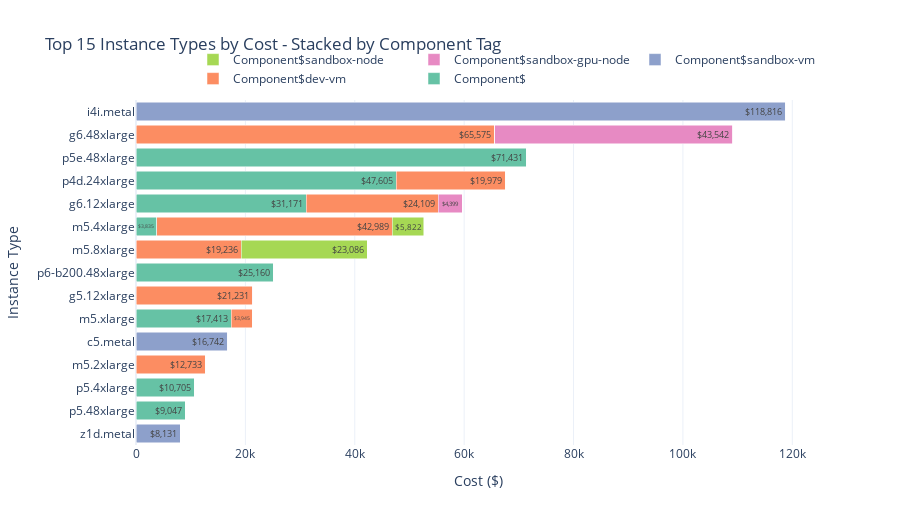

Here is the notebook cell this chart was saved with:
### Markdown cell above
## 2.1 Instance Types by Cost & Component

### Code cell
# Instance type costs stacked by Component tag
fig = create_instance_type_stacked_by_component(
    data, 
    top_n=15, 
    title='Top 15 Instance Types by Cost - Stacked by Component Tag'
)
fig.show()

### Figure 1 — Plotly figure (JSON) as saved in the notebook; plotly's stock layout.template omitted (floating-point values rounded to 4 significant figures)
{"data": [{"hovertemplate": "Component$<br>%{y}: $%{x:,.2f}<extra></extra>", "marker": {"color": "rgb(102,194,165)"}, "name": "Component$", "orientation": "h", "text": ["", "$9,047", "$10,705", "", "", "$17,413", "", "$25,160", "", "$3,835", "$31,171", "$47,605", "$71,431", "", ""], "textposition": "inside", "type": "bar", "x": [0, 9047, 10710.0, 0, 0, 17410.0, 0, 25160, 0, 3835.0, 31170.0, 47610.0, 71431, 7.438, 0], "y": ["z1d.metal", "p5.48xlarge", "p5.4xlarge", "m5.2xlarge", "c5.metal", "m5.xlarge", "g5.12xlarge", "p6-b200.48xlarge", "m5.8xlarge", "m5.4xlarge", "g6.12xlarge", "p4d.24xlarge", "p5e.48xlarge", "g6.48xlarge", "i4i.metal"]}, {"hovertemplate": "Component$dev-vm<br>%{y}: $%{x:,.2f}<extra></extra>", "marker": {"color": "rgb(252,141,98)"}, "name": "Component$dev-vm", "orientation": "h", "text": ["", "", "", "$12,733", "", "$3,945", "$21,231", "", "$19,236", "$42,989", "$24,109", "$19,979", "", "$65,575", ""], "textposition": "inside", "type": "bar", "x": [0, 0, 0, 12730.0, 0, 3945.0, 21230.0, 0, 19240.0, 42990.0, 24110.0, 19980.0, 0, 65570.0, 0], "y": ["z1d.metal", "p5.48xlarge", "p5.4xlarge", "m5.2xlarge", "c5.metal", "m5.xlarge", "g5.12xlarge", "p6-b200.48xlarge", "m5.8xlarge", "m5.4xlarge", "g6.12xlarge", "p4d.24xlarge", "p5e.48xlarge", "g6.48xlarge", "i4i.metal"]}, {"hovertemplate": "Component$sandbox-vm<br>%{y}: $%{x:,.2f}<extra></extra>", "marker": {"color": "rgb(141,160,203)"}, "name": "Component$sandbox-vm", "orientation": "h", "text": ["$8,131", "", "", "", "$16,742", "", "", "", "", "", "", "", "", "", "$118,816"], "textposition": "inside", "type": "bar", "x": [8131.0, 0, 0, 0, 16740.0, 0, 0, 0, 0, 0, 0, 0, 0, 0, 118800.0], "y": ["z1d.metal", "p5.48xlarge", "p5.4xlarge", "m5.2xlarge", "c5.metal", "m5.xlarge", "g5.12xlarge", "p6-b200.48xlarge", "m5.8xlarge", "m5.4xlarge", "g6.12xlarge", "p4d.24xlarge", "p5e.48xlarge", "g6.48xlarge", "i4i.metal"]}, {"hovertemplate": "Component$sandbox-gpu-node<br>%{y}: $%{x:,.2f}<extra></extra>", "marker": {"color": "rgb(231,138,195)"}, "name": "Component$sandbox-gpu-node", "orientation": "h", "text": ["", "", "", "", "", "", "", "", "", "", "$4,399", "", "", "$43,542", ""], "textposition": "inside", "type": "bar", "x": [0, 0, 0, 0, 0, 0, 135.0, 0, 0, 0, 4399.0, 0, 0, 43540.0, 0], "y": ["z1d.metal", "p5.48xlarge", "p5.4xlarge", "m5.2xlarge", "c5.metal", "m5.xlarge", "g5.12xlarge", "p6-b200.48xlarge", "m5.8xlarge", "m5.4xlarge", "g6.12xlarge", "p4d.24xlarge", "p5e.48xlarge", "g6.48xlarge", "i4i.metal"]}, {"hovertemplate": "Component$sandbox-node<br>%{y}: $%{x:,.2f}<extra></extra>", "marker": {"color": "rgb(166,216,84)"}, "name": "Component$sandbox-node", "orientation": "h", "text": ["", "", "", "", "", "", "", "", "$23,086", "$5,822", "", "", "", "", ""], "textposition": "inside", "type": "bar", "x": [0, 0, 0, 0, 0, 0, 0, 0, 23090.0, 5822.0, 0, 0, 0, 0, 0], "y": ["z1d.metal", "p5.48xlarge", "p5.4xlarge", "m5.2xlarge", "c5.metal", "m5.xlarge", "g5.12xlarge", "p6-b200.48xlarge", "m5.8xlarge", "m5.4xlarge", "g6.12xlarge", "p4d.24xlarge", "p5e.48xlarge", "g6.48xlarge", "i4i.metal"]}], "layout": {"barmode": "stack", "height": 525, "legend": {"orientation": "h", "x": 1, "xanchor": "right", "y": 1.02, "yanchor": "bottom"}, "margin": {"l": 120}, "title": {"text": "Top 15 Instance Types by Cost - Stacked by Component Tag"}, "xaxis": {"title": {"text": "Cost ($)"}}, "yaxis": {"title": {"text": "Instance Type"}}}}
